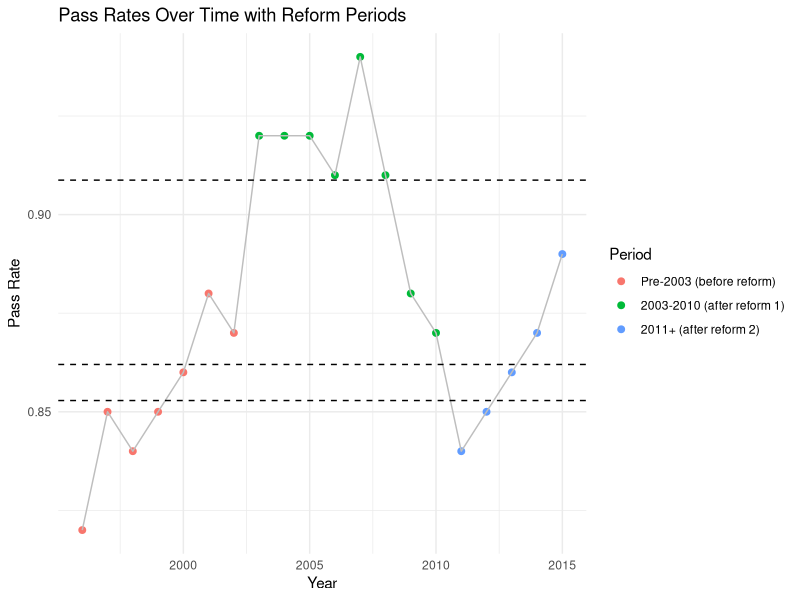
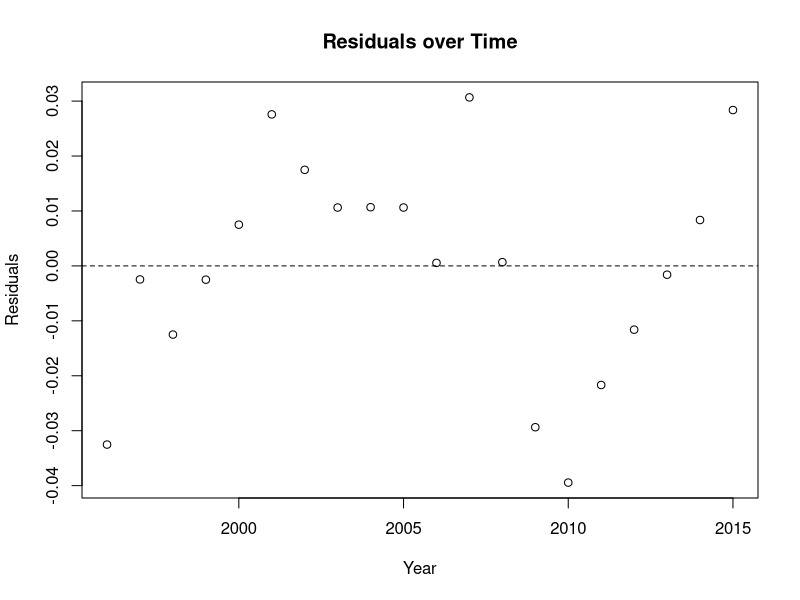
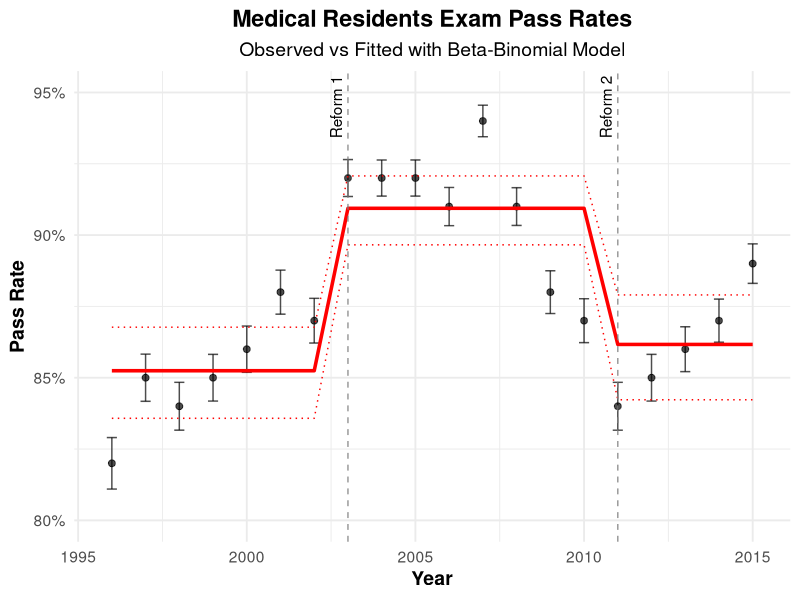
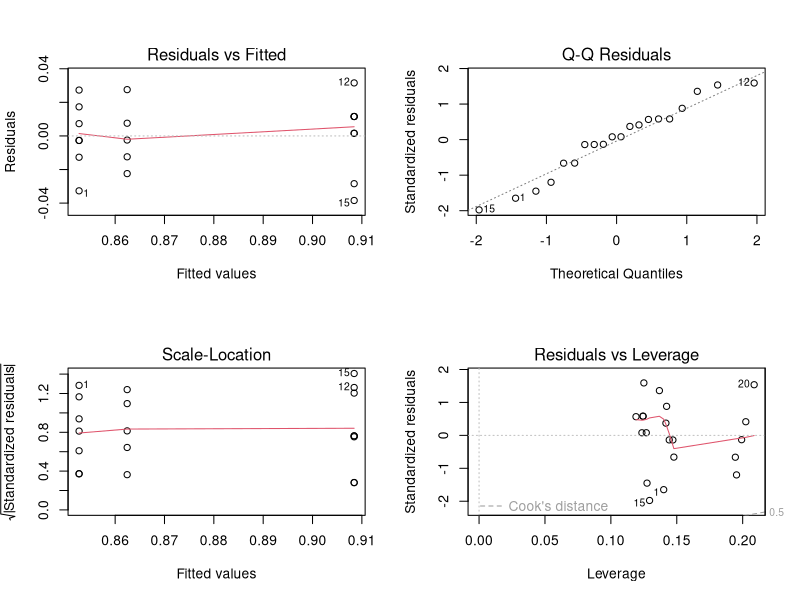
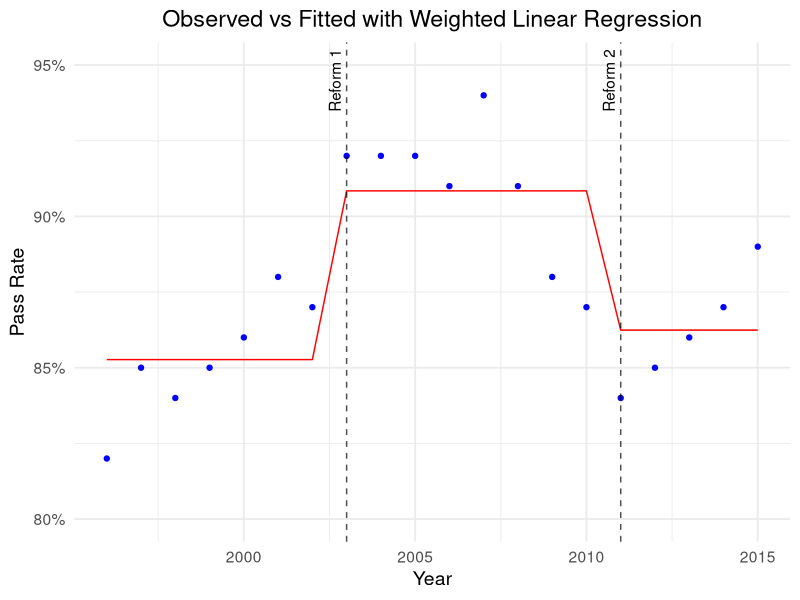

R code for these plots, in order:
## ---- chunk 1
#| echo: false
#| message: false
#| warning: false
library(VGAM)
library(ggplot2)
library(dplyr)
library(scales)
library(broom)
library(car)
library(sandwich)
x <- read.table("data.txt", header = TRUE, as.is = TRUE)
## ---- chunk 2
data <- read.table("data.txt", header = TRUE, as.is = TRUE)
head(data)
## ---- chunk 3
# Split up reform periods
data$Period <- cut(
  data$Year,
  breaks = c(1995, 2002, 2010, 2020),
  labels = c(
    "Pre-2003 (before reform)",
    "2003-2010 (after reform 1)",
    "2011+ (after reform 2)"
  )
)

# Compute average Pct for each period
period_means <- data |>
  group_by(Period) |>
  summarise(mean_pct = mean(Pct, na.rm = TRUE))

# Plot points, lines, and dashed horizontal lines
ggplot(data, aes(x = Year, y = Pct, color = Period)) +
  geom_point(size = 2) +
  geom_line(aes(group = 1), color = "grey") +
  geom_hline(
    data = period_means,
    aes(yintercept = mean_pct),
    linetype = "dashed",
    color = "black"
  ) +
  labs(
    title = "Pass Rates Over Time with Reform Periods",
    y = "Pass Rate",
    x = "Year"
  ) +
  theme_minimal()

aggregate(Pct ~ Period, data, mean)
## ---- chunk 4
x <- read.table("data.txt", header = TRUE, as.is = TRUE)

x$Pass <- round(x$N * x$Pct)
x$Fail <- x$N - x$Pass

x$timeperiod <- rep(1, nrow(x))
x$timeperiod[x$Year > 2002] <- 2
x$timeperiod[x$Year > 2010] <- 3
x$timeperiod <- factor(x$timeperiod, levels = c(1,2,3), 
                       labels = c("tp1","tp2","tp3"))

bb_model <- vglm(cbind(Pass, Fail) ~ timeperiod, betabinomial, data = x)
binomial_model <- glm(cbind(Pass, Fail) ~ timeperiod, family = binomial, data = x)

coef_all <- Coef(bb_model)
se_all   <- sqrt(diag(vcov(bb_model)))

coef_mu  <- coef_all[c("(Intercept):1", "timeperiodtp2", "timeperiodtp3")]
coef_rho <- coef_all["(Intercept):2"]

se_mu  <- se_all[c("(Intercept):1", "timeperiodtp2", "timeperiodtp3")]
se_rho <- se_all["(Intercept):2"]

z_mu  <- coef_mu / se_mu
z_rho <- coef_rho / se_rho

p_mu  <- 2 * pnorm(-abs(z_mu))
p_rho <- 2 * pnorm(-abs(z_rho))

odds_ratios <- exp(coef_mu)
pred_probs  <- plogis(coef_mu)

ci_lower <- exp(coef_mu - 1.96*se_mu)
ci_upper <- exp(coef_mu + 1.96*se_mu)

summary_table <- data.frame(
  Predictor = c("(Intercept) mu", "timeperiodtp2", "timeperiodtp3", "(Intercept) rho"),
  Log_Odds  = round(c(coef_mu, coef_rho), 3),
  Std_Error = round(c(se_mu, se_rho), 3),
  Z_value   = round(c(z_mu, z_rho), 3),
  P_value   = signif(c(p_mu, p_rho), 3),
  Odds_Ratio = c(round(odds_ratios,3), NA),
  CI_lower   = c(round(ci_lower,3), NA),
  CI_upper   = c(round(ci_upper,3), NA),
  Predicted_Prob = c(round(pred_probs,3), NA)
)

x$fitted_prob <- fitted(bb_model)[,1]
x$resid_resp  <- residuals(bb_model, type = "response")

summary_table

## ---- chunk 5
library(dplyr)
library(broom)

#Fit models
binomial_model <- glm(cbind(Pass, Fail) ~ timeperiod, family = binomial, data = x)
bb_model <- vglm(cbind(Pass, Fail) ~ timeperiod, betabinomial, data = x)

#Binomial residual
pearson_resid   <- residuals(binomial_model, type = "pearson")
pearson_chisq   <- sum(pearson_resid^2)
df_res          <- binomial_model$df.residual
dispersion_est  <- binomial_model$deviance / df_res

gof_table <- tibble(
  Statistic = c("Pearson Chi-square", "Residual Deviance", "Residual df", "Dispersion estimate"),
  Value     = c(round(pearson_chisq, 2),
                round(binomial_model$deviance, 2),
                df_res,
                round(dispersion_est, 2))
)
#AIC comparison
aic_table <- tibble(
  Model = c("Binomial", "Beta-binomial"),
  AIC   = c(round(AIC(binomial_model), 2),
            round(AIC(bb_model), 2))
)

gof_table
aic_table
## ---- chunk 6
# Residual Plot
plot(x$Year, x$resid_resp,
     main = "Residuals over Time",
     xlab = "Year", ylab = "Residuals")
abline(h=0,lty=2)
par(mfrow = c(1,1))
## ---- chunk 7
#| message: false
#| warning: false

x$resid_dev <- residuals(bb_model, type = "deviance")
X <- model.matrix(~ timeperiod, data = x)
coef_bb <- coef(bb_model)
vcov_bb <- vcov(bb_model)

linpred <- X %*% coef_bb[c("(Intercept):1","timeperiodtp2","timeperiodtp3")]
se_fit  <- sqrt(diag(X %*% vcov_bb[c("(Intercept):1","timeperiodtp2","timeperiodtp3"),
                                   c("(Intercept):1","timeperiodtp2","timeperiodtp3")] %*% t(X)))

fit_prob <- plogis(linpred)
ci_low   <- plogis(linpred - 1.96 * se_fit)
ci_high  <- plogis(linpred + 1.96 * se_fit)

x$fitted_prob <- fit_prob
x$ci_low <- ci_low
x$ci_high <- ci_high

x$obs_se <- sqrt((x$Pct * (1 - x$Pct)) / x$N)
x$obs_low <- x$Pct - 1.96 * x$obs_se
x$obs_high <- x$Pct + 1.96 * x$obs_se

x$obs_low[x$obs_low < 0] <- 0
x$obs_high[x$obs_high > 1] <- 1

ggplot(x, aes(x = Year)) +
  geom_point(aes(y = Pct), color = "black", size = 2, alpha = 0.7) +
  geom_errorbar(aes(ymin = obs_low, ymax = obs_high),
                width = 0.3, color = "black", alpha = 0.7) +
  geom_line(aes(y = fitted_prob), color = "red", size = 1.2) +
  geom_line(aes(y = ci_low), linetype = "dotted", color = "red") +
  geom_line(aes(y = ci_high), linetype = "dotted", color = "red") +
  geom_vline(xintercept = c(2003, 2011), linetype = "dashed", color = "gray50", alpha = 0.8) +
  annotate("text", x = 2003, y = 0.945, label = "Reform 1", angle = 90, vjust = -0.5) +
  annotate("text", x = 2011, y = 0.945, label = "Reform 2", angle = 90, vjust = -0.5) +
  labs(
    title = "Medical Residents Exam Pass Rates",
    subtitle = "Observed vs Fitted with Beta-Binomial Model",
    y = "Pass Rate",
    x = "Year"
  ) +
  scale_y_continuous(limits = c(0.8, 0.95), labels = scales::percent) +
  theme_minimal(base_size = 14) +
  theme(
    plot.title = element_text(hjust = 0.5, face = "bold"),
    plot.subtitle = element_text(hjust = 0.5),
    axis.title = element_text(face = "bold")
  )
## ---- chunk 8
binomial_model <- glm(cbind(Pass, Fail) ~ timeperiod, 
                      family = binomial, data = x)
res_dev <- deviance(binomial_model)
df_res  <- df.residual(binomial_model)

dispersion_ratio <- res_dev / df_res
dispersion_ratio
## ---- chunk 9
library(VGAM)
library(dplyr)
library(broom)

# Fit models
binomial_model <- glm(cbind(Pass, Fail) ~ timeperiod, family = binomial, 
                      data = x)
bb_model <- vglm(cbind(Pass, Fail) ~ timeperiod, betabinomial, data = x)

# Model comparison (AIC)
aic_table <- data.frame(
  Model = c("Binomial", "Beta-binomial"),
  AIC   = c(AIC(binomial_model), AIC(bb_model))
)

# Dispersion parameter from beta-binomial
coef_all <- Coef(bb_model)
dispersion_param <- coef_all["(Intercept):2"]

# Predicted probabilities with CIs
newdat <- data.frame(timeperiod = factor(c("tp1","tp2","tp3"),
                                         levels = levels(x$timeperiod)))

pred_link <- predict(bb_model, newdata = newdat, type = "link", se.fit = TRUE)
pred_prob <- plogis(pred_link$fit)
ci_lower  <- plogis(pred_link$fit - 1.96 * pred_link$se.fit)
ci_upper  <- plogis(pred_link$fit + 1.96 * pred_link$se.fit)

pred_table <- data.frame(
  Period = newdat$timeperiod,
  Pred_Prob = round(pred_prob, 3),
  CI_lower  = round(ci_lower, 3),
  CI_upper  = round(ci_upper, 3)
)

#Combine summary results
list(
  AICs = aic_table,
  Dispersion = dispersion_param,
  Predictions = pred_table
)

# Extract dispersion coefficient (logit scale)
disp_coef <- Coef(bb_model)["(Intercept):2"]

# Back-transform from logit to get rho (dispersion parameter)
disp_param <- plogis(disp_coef)

cat("Dispersion coefficient (logit scale):", disp_coef, "\n")
cat("Estimated dispersion parameter (rho):", disp_param, "\n")

## ---- chunk 10

# linear model fit 
linear_model <- lm(Pct ~ timeperiod, data = x, weights = N)
tidy(linear_model, conf.int = TRUE)

# predicted period means with 95% ci 
newdat <- data.frame(timeperiod = factor(c("tp1","tp2","tp3"), 
                                         levels=c("tp1","tp2","tp3")))
pred <- predict(linear_model, 
                newdata = newdat, se.fit = TRUE)

# SEs for predictions
X <- model.matrix(~ timeperiod, newdat)
Vrob <- vcovHC(linear_model, type = "HC1")
se_pred <- sqrt(diag(X %*% Vrob %*% t(X)))
cbind(newdat,
      fit = pred$fit,
      lo = pred$fit - 1.96*se_pred,
      hi = pred$fit + 1.96*se_pred)

# tp3 vs tp2
linearHypothesis(linear_model, "timeperiodtp3 - timeperiodtp2 = 0", 
                 vcov.=vcovHC(linear_model, type="HC1"))

# residual plots
par(mfrow=c(2,2))
plot(linear_model)
par(mfrow=c(1,1))
## ---- chunk 11

x$fitted_lm <- predict(linear_model, newdata = x)

ggplot(x, aes(x = Year)) +
  geom_point(aes(y = Pct), color = "blue") +  
  geom_line(aes(y = fitted_lm), color = "red") +         
  geom_vline(xintercept = c(2003, 2011), linetype = "dashed", color = "black", 
             alpha = 0.7) +
  annotate("text", x = 2003, y = 0.945, label = "Reform 1", angle = 90, vjust 
           = -0.5) +
  annotate("text", x = 2011, y = 0.945, label = "Reform 2", angle = 90, vjust 
           = -0.5) +
  labs(title = "Observed vs Fitted with Weighted Linear Regression",
       y = "Pass Rate",
       x = "Year") +
  scale_y_continuous(limits = c(0.8, 0.95), labels = percent) +
  theme_minimal(base_size = 14) +
  theme(
    plot.title = element_text(hjust = 0.5),
    plot.subtitle = element_text(hjust = 0.5),
    axis.title = element_text()
  )
